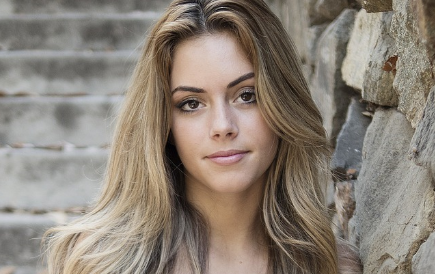
#> input picture Görüntü_işleme/OpenCV_cascade/test_images/face.png.png, 435 x 274 px, found by its file name
$ jupyter execute Saptama_notebook.ipynb
#> lines starting #> are read from the running program, lines starting #| are printed output that depends on the picture; after the words box and inside, x2 and y2 are one past the last pixel; in counts of white or black regions, pixels touching at a corner belong together; pictures that were not available may be replaced by others from this repository, and a replacement may not be noted
Yüz tanımlama

[cell 1]
import cv2
img = cv2.imread("C:\\OpenCV\\test_images\\face.png.png")
#> img is the input picture: shape (274, 435, 3); mean B, G, R 119.3, 130, 140.1

#Kullanacağımız cascade dosyasını çalışmaya dahil et.
face_cascade = cv2.CascadeClassifier("C:\\OpenCV\\haarCascade\\frontalface.xml.xml")

#resmi gri tonlara çevir.
gray = cv2.cvtColor(img, cv2.COLOR_BGR2GRAY)

#cascade dosyası kullanılarak resim üzerindeki yüzlerin koordinarlarını bul.
faces = face_cascade.detectMultiScale(gray, 1.3, 7)#gri yapılmış resim,ölçeklendirme,en kaç farklı yüz bulması
#> faces = [[151, 48, 138, 138]]

#faces değişkeninde tutulan koordinatları kullanarak yüzleri dikdörtgen içerisine al.
for (x,y,w,h) in faces:
    cv2.rectangle(img,(x,y),(x+w,y+h),(0,0,255),2)
#> this loop made 1 pass
#> img: shape (274, 435, 3); 1.39% of pixels changed, all inside (x1, y1, x2, y2) = (150, 47, 291, 188)

#resmi göster.
cv2.imshow('image',img)

#programı kapat.
cv2.waitKey(0)
cv2.destroyAllWindows()

[cell 2]
import cv2
vid = cv2.VideoCapture("C:\\OpenCV\\test_videos\\faces.mp4.mp4")
face_cascade = cv2.CascadeClassifier("C:\\OpenCV\\haarCascade\\frontalface.xml.xml")
#Sonsuz bir döngü ile her kareyi(frame) tek tek inceleyelim.
while 1:
    #Her kareyi tek tek okuyalım.
    _, frame = vid.read()
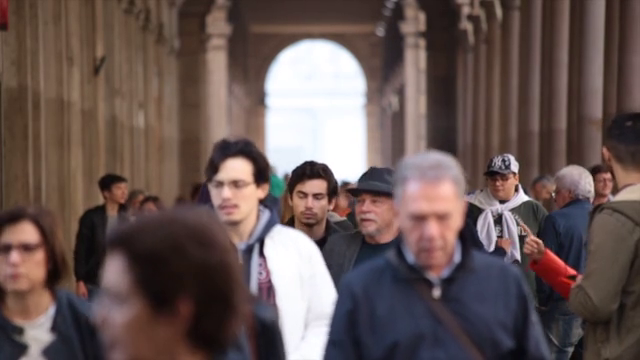
#> input picture frame 46 of Görüntü_işleme/OpenCV_cascade/test_videos/faces.mp4.mp4, 640 x 360 px
#> frame is the input picture: shape (360, 640, 3); mean B, G, R 83.2, 86, 103.2

    gray = cv2.cvtColor(frame, cv2.COLOR_BGR2GRAY)
#> gray: shape (360, 640)
    faces = face_cascade.detectMultiScale(gray, 1.1, 9)#yüzlerin koordinatı
#> faces = [[284, 177, 51, 51], [200, 162, 60, 60], [394, 192, 72, 72]]
    for (x,y,w,h) in faces:
        cv2.rectangle(frame,(x,y),(x+w,y+h),(0,255,0),2)
#> this loop made 3 passes
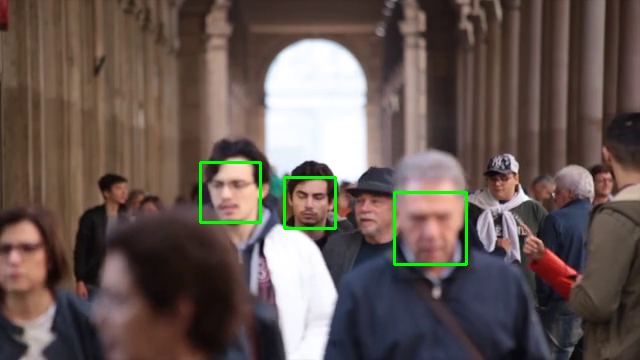
#> frame: shape (360, 640, 3); 0.95% of pixels changed, all inside (x1, y1, x2, y2) = (199, 161, 468, 266)

    # 8. İşlediğimiz kareleri görelim.
    cv2.imshow('image',frame)

    # 9. Programı kapatacak kodu yazalım.
    if cv2.waitKey(1) & 0xFF == ord('q'):
#> (key q is pressed here)
        break

Göz Algılama

[cell 3]
import cv2
img = cv2.imread("C:\\OpenCV\\test_images\\face.png.png")
face_cascade = cv2.CascadeClassifier("C:\\OpenCV\\haarCascade\\frontalface.xml.xml")
eye_cascade = cv2.CascadeClassifier("C:\\OpenCV\\haarCascade\\eye.xml.xml")

gray = cv2.cvtColor(img, cv2.COLOR_BGR2GRAY)

#cascade dosyamızı kullanarak her bir kare üzerindeki yüzlerin koordinarlarını bulalım.
faces = face_cascade.detectMultiScale(gray,1.2,5)
#> faces = [[148, 44, 142, 142]]

#faces değişkeninde tuttuğumuz koordinatları kullanarak yüzleri dikdörtgen içerisine alalım.
for (x,y,w,h) in faces:
    cv2.rectangle(img,(x,y),(x+w,y+h),(0,255,0),2)
#> this loop made 1 pass
#> img: shape (274, 435, 3); 1.43% of pixels changed, all inside (x1, y1, x2, y2) = (147, 43, 292, 188)

#bulunan yüzler içinde göz ara.
gray2 = gray[y:y+h, x:x+w]
img2 = img[y:y+h, x:x+w]

#eye cascade dosyasını kullanarak gözlerin koordinatlarını bulalım.
eyes = eye_cascade.detectMultiScale(gray2)
#> eyes = [[76, 34, 36, 36], [25, 43, 34, 34]]

#bu koordinatlara dikdörtgen çizelim.
for (ex,ey,ew,eh) in eyes:
	cv2.rectangle(img2,(ex,ey),(ex+ew,ey+eh),(0,0,255),2)
#> this loop made 2 passes
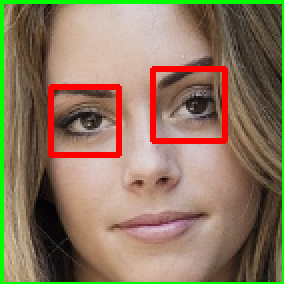
#> img2: shape (142, 142, 3) (shown 2 times larger); mean B, G, R 96, 120.3, 142

cv2.imshow('image',img)

cv2.waitKey(0)
cv2.destroyAllWindows()

[cell 4]
import cv2
vid = cv2.VideoCapture("C:\\OpenCV\\test_videos\\eye.mp4.mp4")
face_cascade = cv2.CascadeClassifier("C:\\OpenCV\\haarCascade\\frontalface.xml.xml")
eye_cascade = cv2.CascadeClassifier("C:\\OpenCV\\haarCascade\\eye.xml.xml")
while 1:
    #Her kareyi tek tek okuyalım.
    ret, frame = vid.read()
    frame= cv2.resize(frame,(480,360))
#> frame: shape (360, 480, 3)
    gray = cv2.cvtColor(frame, cv2.COLOR_BGR2GRAY)
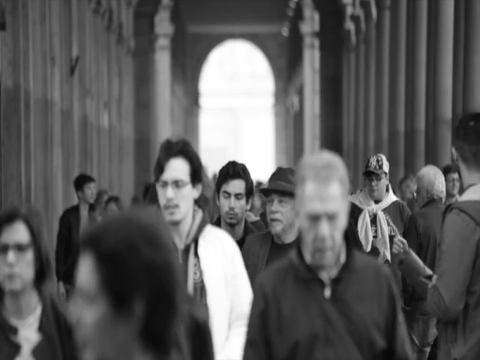
#> gray: shape (360, 480); min 7, max 255, mean 90.9

    #cascade dosyamızı kullanarak her bir kare üzerindeki yüzlerin koordinarlarını bulalım.
    faces = face_cascade.detectMultiScale(gray)
#> faces = [[213, 181, 38, 38], [147, 165, 54, 54], [293, 198, 59, 59]]

    #faces değişkeninde tuttuğumuz koordinatları kullanarak yüzleri dikdörtgen içerisine alalım.
    for (x,y,w,h) in faces:
        cv2.rectangle(frame,(x,y),(x+w,y+h),(0,255,0),2)
#> this loop made 3 passes
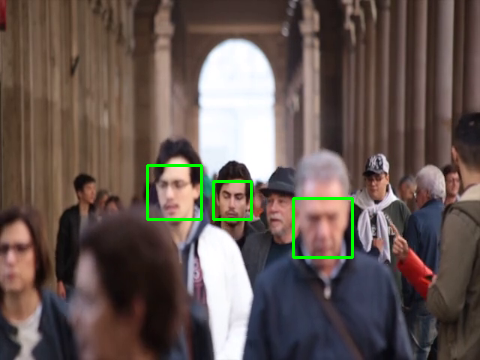
#> frame: shape (360, 480, 3); mean B, G, R 82.4, 87.8, 102.1

    #bulunan yüzler içinde göz ara.
    gray2 = gray[y:y+h, x:x+w]
#> gray2: shape (59, 59)
    frame2 = frame[y:y+h, x:x+w]

    #eye cascade dosyasını kullanarak gözlerin koordinatlarını bulalım.
    eyes = eye_cascade.detectMultiScale(gray2)
#> eyes = ()

    #bu koordinatlara dikdörtgen çizelim.
    for (ex,ey,ew,eh) in eyes:
        cv2.rectangle(frame2,(ex,ey),(ex+ew,ey+eh),(0,0,255),2)
#> this loop made 0 passes

    cv2.imshow('video',frame)
    if cv2.waitKey(5) & 0xFF == ord('q'):
#> (key q is pressed here)
        break

Beden Algılama

[cell 5]
import cv2
img = cv2.imread("C:\\OpenCV\\test_images\\body.jpg.jpg")
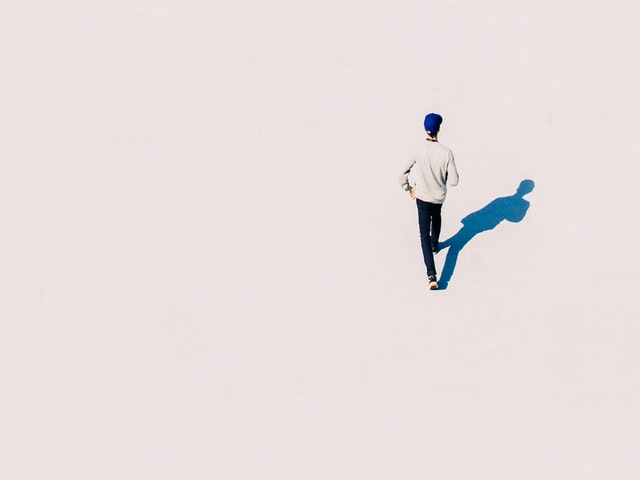
#> input picture Görüntü_işleme/OpenCV_cascade/test_images/body.jpg.jpg, 640 x 480 px, found by its file name
#> img is the input picture: shape (480, 640, 3); mean B, G, R 224.1, 225, 232.8
body_cascade = cv2.CascadeClassifier("C:\\OpenCV\\haarCascade\\fullbody.xml.xml")
gray = cv2.cvtColor(img, cv2.COLOR_BGR2GRAY)
#> gray: shape (480, 640)

bodies = body_cascade.detectMultiScale(gray, 1.2,1)
#> bodies = [[374, 76, 125, 250]]
for (x,y,w,h) in bodies:
    cv2.rectangle(img,(x,y),(x+w,y+h),(0,0,255),3)
#> this loop made 1 pass
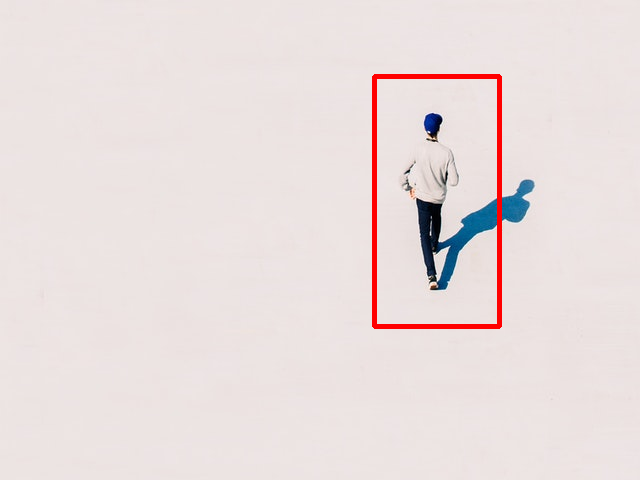
#> img: shape (480, 640, 3); 1.22% of pixels changed, all inside (x1, y1, x2, y2) = (372, 74, 502, 329)

cv2.imshow('image',img)

cv2.waitKey(0)
cv2.destroyAllWindows()

#

[cell 6]
import cv2
vid = cv2.VideoCapture("C:\\OpenCV\\test_videos\\body.mp4.mp4")
body_cascade = cv2.CascadeClassifier("C:\\OpenCV\\haarCascade\\fullbody.xml.xml")
#Sonsuz bir döngü ile her kareyi(frame) tek tek inceleyelim.
while 1:
    _, frame = vid.read()

    gray = cv2.cvtColor(frame, cv2.COLOR_BGR2GRAY)
    bodies = body_cascade.detectMultiScale(gray, 1.1, 9)
#> bodies = ()
    for (x,y,w,h) in bodies:
        cv2.rectangle(frame,(x,y),(x+w,y+h),(0,255,0),2)

    cv2.imshow('image',frame)

    if cv2.waitKey(1) & 0xFF == ord('q'):
#> (key q is pressed here)
        break

Araç algılama

[cell 7]
import cv2


img = cv2.imread("C:\\OpenCV\\test_images\\car.jpg.jpg")
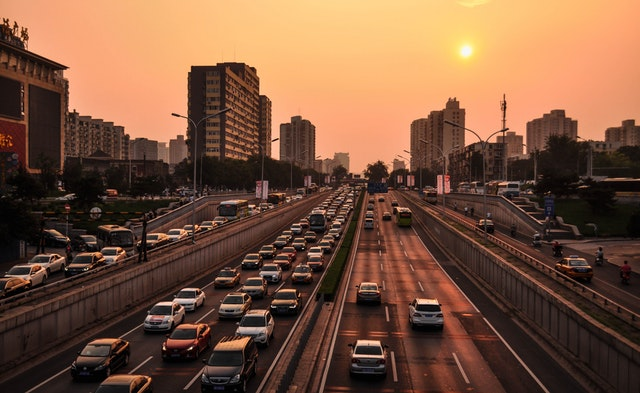
#> input picture Görüntü_işleme/OpenCV_cascade/test_images/car.jpg.jpg, 640 x 393 px, found by its file name
#> img is the input picture: shape (393, 640, 3); mean B, G, R 61.5, 83.8, 120.7
car_cascade = cv2.CascadeClassifier("C:\\OpenCV\\haarCascade\\car.xml.xml")


gray = cv2.cvtColor(img, cv2.COLOR_BGR2GRAY)
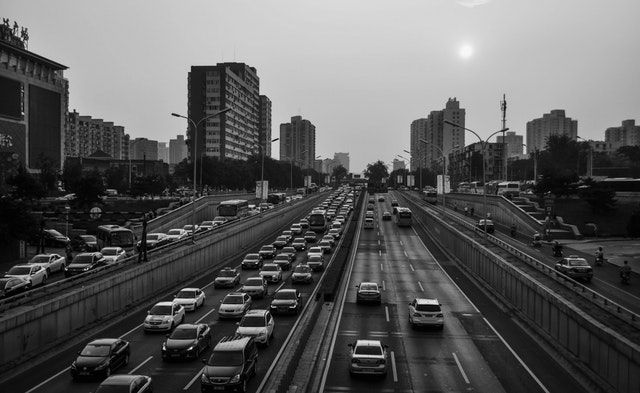
#> gray: shape (393, 640); min 0, max 248, mean 92.3
cars = car_cascade.detectMultiScale(gray,1.1,3)
#> cars = [[342, 269, 55, 55], [258, 279, 54, 54]]

for (x,y,w,h) in cars:
	cv2.rectangle(img,(x,y),(x+w,x+h),(0,0,255),3)
#> this loop made 2 passes
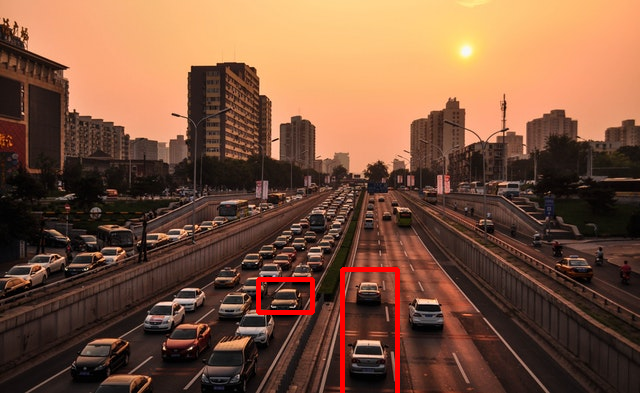
#> img: shape (393, 640, 3); 0.94% of pixels changed, all inside (x1, y1, x2, y2) = (256, 267, 400, 393)

cv2.imshow('image',img)

cv2.waitKey()
cv2.destroyAllWindows()

[cell 8]
import cv2


vid = cv2.VideoCapture("C:\\OpenCV\\test_videos\\car.mp4.mp4")
car_cascade = cv2.CascadeClassifier("C:\\OpenCV\\haarCascade\\car.xml.xml")

while True:
    ret,frame = vid.read()
    frame = cv2.resize(frame, (640,480))
#> frame: shape (480, 640, 3)
    gray = cv2.cvtColor(frame, cv2.COLOR_BGR2GRAY)
#> gray: shape (480, 640)
    cars = car_cascade.detectMultiScale(gray,1.1,7)
#> cars = ()

    for (x,y,w,h) in cars:
        cv2.rectangle(frame,(x,y),(x+w,y+h),(0,0,255),3)

    cv2.imshow('image',frame)

    if cv2.waitKey(5) & 0xFF == ord('q'):
#> (key q is pressed here)
        break

vid.release()
cv2.destroyAllWindows()
